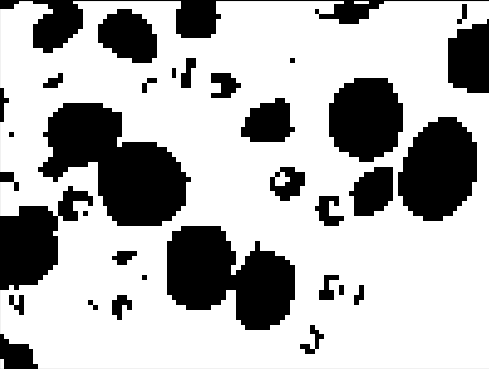
#> input picture test.png, 489 x 369 px
$ python morphological_tests.py   (older library calls are emulated)
#> lines starting #> are read from the running program, lines starting #| are printed output that depends on the picture
import numpy as np
import pylab
import matplotlib.pyplot as plt
import matplotlib.image as mpimg
import sys
import os
from skimage.data import data_dir
from skimage.util import img_as_ubyte
from skimage import io
from skimage.morphology import erosion, dilation, opening, closing, white_tophat
from skimage.morphology import black_tophat, skeletonize, convex_hull_image
from skimage.morphology import disk


def plot_comparison(original, filtered, filter_name):
    fig, (ax1, ax2) = plt.subplots(ncols=2, figsize=(8, 4), sharex=True,
                                   sharey=True)
    ax1.imshow(original, cmap=plt.cm.gray)
    ax1.set_title('original')
    ax1.axis('off')
    ax2.imshow(filtered, cmap=plt.cm.gray)
    ax2.set_title(filter_name)
    ax2.axis('off')
    plt.show()

if __name__ == '__main__':
	orig_phantom = img_as_ubyte(io.imread( "test.png", as_grey = True))
#> orig_phantom: shape (369, 489); min 0, max 255, mean 179.6
	fig, ax = plt.subplots()
	ax.imshow(orig_phantom, cmap=plt.cm.gray)
	selem = disk(25)
	#Dilation - separates well, doesn't preserve size well
	#dilated = dilation(orig_phantom, selem)

	#Closing - preserves size, separates oocytes ok
	closed = closing(orig_phantom, selem)
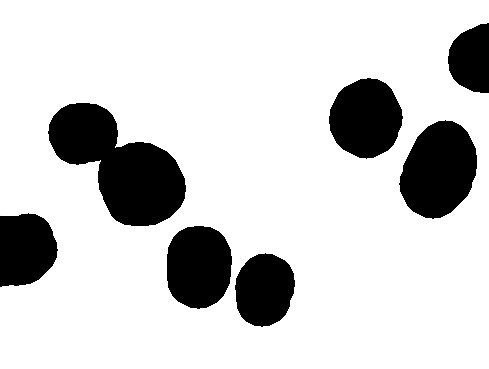
#> closed: shape (369, 489); min 0, max 255, mean 208.3

	#Opening - really bad, not useful at all
	#opened = opening(orig_phantom, selem)

	#Skeletonizing - just looks cool
	#sk = skeletonize(orig_phantom == 0)

	plot_comparison(orig_phantom, closed, 'closing')
#> in plot_comparison, `plt.show()`:
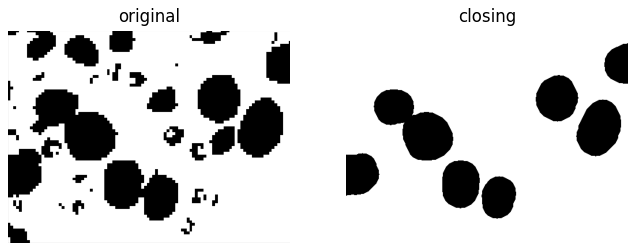
#> figure drawn by matplotlib, 2 panels
